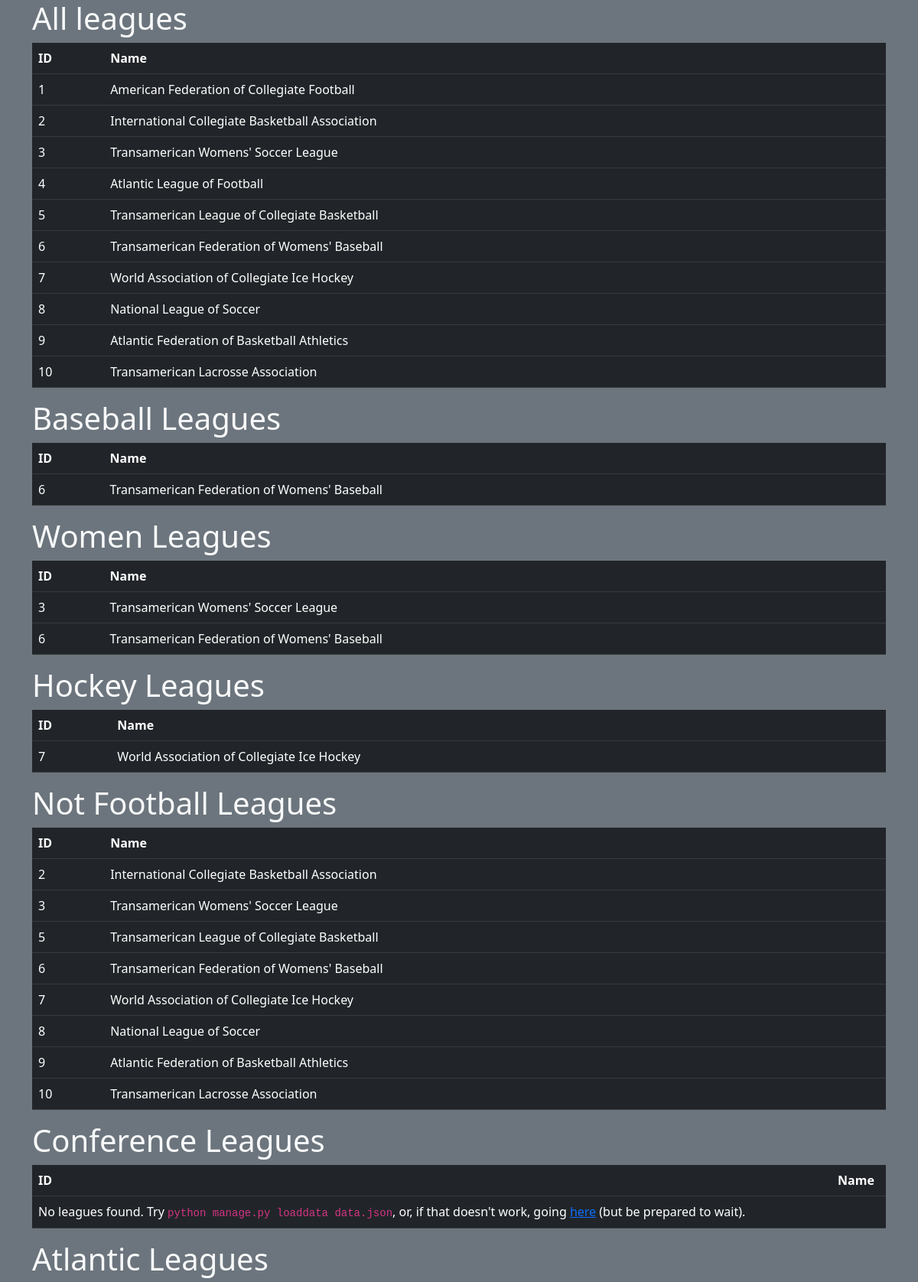
The page / (upper part) on the database its author committed.
### leagues/models.py (models this page shows)
class League(models.Model):
	name = models.CharField(max_length=50)
	sport = models.CharField(max_length=15)
	created_at = models.DateTimeField(auto_now_add=True)
	updated_at = models.DateTimeField(auto_now=True)

### leagues/views.py (the view)
# urls.py: path('', views.index, name="index"),
def index(request):
	context = {
		"leagues": League.objects.all(),
		"Baseball_leagues": League.objects.filter(sport="Baseball"),
		"Women_leagues": League.objects.filter(name__contains="Women"),
		"Hockey_leagues": League.objects.filter(sport__contains="Hockey"),
		"Not_Football_leagues": League.objects.exclude(sport="Football"),
		"Conference_leagues": League.objects.filter(name__contains="conference"),
		"Atlantic_leagues": League.objects.filter(name__contains="Atlantic"),
		"teams": Team.objects.all(),
		"dallas_teams": Team.objects.filter(location__contains="Texas"),
		"raptors_teams": Team.objects.filter(team_name__contains="Raptors"),
		"city_teams": Team.objects.filter(location__contains="City"),
		"startwith_teams": Team.objects.filter(team_name__startswith="T"),
		"teams_order_location": Team.objects.order_by('location'),
		"teams_order_name_reverse": Team.objects.order_by('-team_name'),
		"players": Player.objects.all(),
		"players_cooper": Player.objects.filter(last_name="Cooper"),
		"players_joshua": Player.objects.filter(first_name="Joshua"),
		"players_cooper_no_joshua": Player.objects.filter(last_name="Cooper").exclude(first_name="Joshua"),
		"players_alexander_ayatt": Player.objects.filter(first_name__in=["Alexander", "Wyatt"]),
	}
	return render(request, "leagues/index.html", context)

### leagues/templates/leagues/index.html (shortened to what this page needs)
<!DOCTYPE html>
<html lang="en">
<head>
	<link href="https://cdn.jsdelivr.net/npm/bootstrap@5.3.0-alpha3/dist/css/bootstrap.min.css" rel="stylesheet"
>
</head>
<body class="bg-secondary">
	<div class="container">
		<h1 class="h1 text-light">All leagues</h1>
		<table class="table table-dark table-hover">
			<thead>
				<tr class="text-warning">
					<th scope="col">ID</th>
					<th scope="col">Name</th>
				</tr>
			</thead>
			<tbody>
				{% for league in leagues %}
				<tr>
					<td>{{league.id}}</td>
					<td>{{league.name}}</td>
				</tr>
				{% empty %}
				<tr>
					<td>No leagues found. Try <code>python manage.py loaddata data.json</code>, or, if that doesn't work, going <a
						href="{% url 'make_data' %}">here</a> (but be prepared to wait).</td>
					<td></td>
				</tr>
				{% endfor %}
			</tbody>
		</table>
		<h1 class="h1 text-light">Baseball Leagues</h1>
		<table class="table table-dark table-hover">
			<thead>
				<tr class="text-warning">
					<th scope="col">ID</th>
					<th scope="col">Name</th>
				</tr>
			</thead>
			<tbody>
				{% for league in Baseball_leagues %}
				<tr>
					<td>{{league.id}}</td>
					<td>{{league.name}}</td>
				</tr>
				{% empty %}
				<tr>
					<td>No leagues found. Try <code>python manage.py loaddata data.json</code>, or, if that doesn't work, going <a
						href="{% url 'make_data' %}">here</a> (but be prepared to wait).</td>
					<td></td>
				</tr>
				{% endfor %}
			</tbody>
		</table>
		<h1 class="h1 text-light">Women Leagues</h1>
		<table class="table table-dark table-hover">
			<thead>
				<tr class="text-warning">
					<th scope="col">ID</th>
					<th scope="col">Name</th>
				</tr>
			</thead>
			<tbody>
				{% for league in Women_leagues %}
				<tr>
					<td>{{league.id}}</td>
					<td>{{league.name}}</td>
				</tr>
				{% empty %}
				<tr>
					<td>No leagues found. Try <code>python manage.py loaddata data.json</code>, or, if that doesn't work, going <a
						href="{% url 'make_data' %}">here</a> (but be prepared to wait).</td>
					<td></td>
				</tr>
				{% endfor %}
			</tbody>
		</table>
		<h1 class="h1 text-light">Hockey Leagues</h1>
		<table class="table table-dark table-hover">
			<thead>
				<tr class="text-warning">
					<th scope="col">ID</th>
					<th scope="col">Name</th>
				</tr>
			</thead>
			<tbody>
				{% for league in Hockey_leagues %}
				<tr>
					<td>{{league.id}}</td>
					<td>{{league.name}}</td>
				</tr>
				{% empty %}
				<tr>
					<td>No leagues found. Try <code>python manage.py loaddata data.json</code>, or, if that doesn't work, going <a
						href="{% url 'make_data' %}">here</a> (but be prepared to wait).</td>
					<td></td>
				</tr>
				{% endfor %}
			</tbody>
		</table>
		<h1 class="h1 text-light">Not Football Leagues</h1>
		<table class="table table-dark table-hover">
			<thead>
				<tr class="text-warning">
					<th scope="col">ID</th>
					<th scope="col">Name</th>
				</tr>
			</thead>
			<tbody>
				{% for league in Not_Football_leagues %}
				<tr>
					<td>{{league.id}}</td>
					<td>{{league.name}}</td>
				</tr>
				{% empty %}
				<tr>
					<td>No leagues found. Try <code>python manage.py loaddata data.json</code>, or, if that doesn't work, going <a
						href="{% url 'make_data' %}">here</a> (but be prepared to wait).</td>
					<td></td>
				</tr>
				{% endfor %}
			</tbody>
		</table>
		<h1 class="h1 text-light">Conference Leagues</h1>
		<table class="table table-dark table-hover">
			<thead>
				<tr class="text-warning">
					<th scope="col">ID</th>
					<th scope="col">Name</th>
				</tr>
			</thead>
			<tbody>
				{% for league in Conference_leagues %}
				<tr>
					<td>{{league.id}}</td>
					<td>{{league.name}}</td>
				</tr>
				{% empty %}
				<tr>
					<td>No leagues found. Try <code>python manage.py loaddata data.json</code>, or, if that doesn't work, going <a
						href="{% url 'make_data' %}">here</a> (but be prepared to wait).</td>
					<td></td>
				</tr>
				{% endfor %}
			</tbody>
		</table>
		<h1 class="h1 text-light">Atlantic Leagues</h1>
	</div>
</body>
</html>

### rows shown on the page
League: id "1", name "American Federation of Collegiate Football"
League: id "2", name "International Collegiate Basketball Association"
League: id "3", name "Transamerican Womens' Soccer League"
League: id "4", name "Atlantic League of Football"
League: id "5", name "Transamerican League of Collegiate Basketball"
League: id "6", name "Transamerican Federation of Womens' Baseball"
League: id "7", name "World Association of Collegiate Ice Hockey"
League: id "8", name "National League of Soccer"
League: id "9", name "Atlantic Federation of Basketball Athletics"
League: id "10", name "Transamerican Lacrosse Association"
